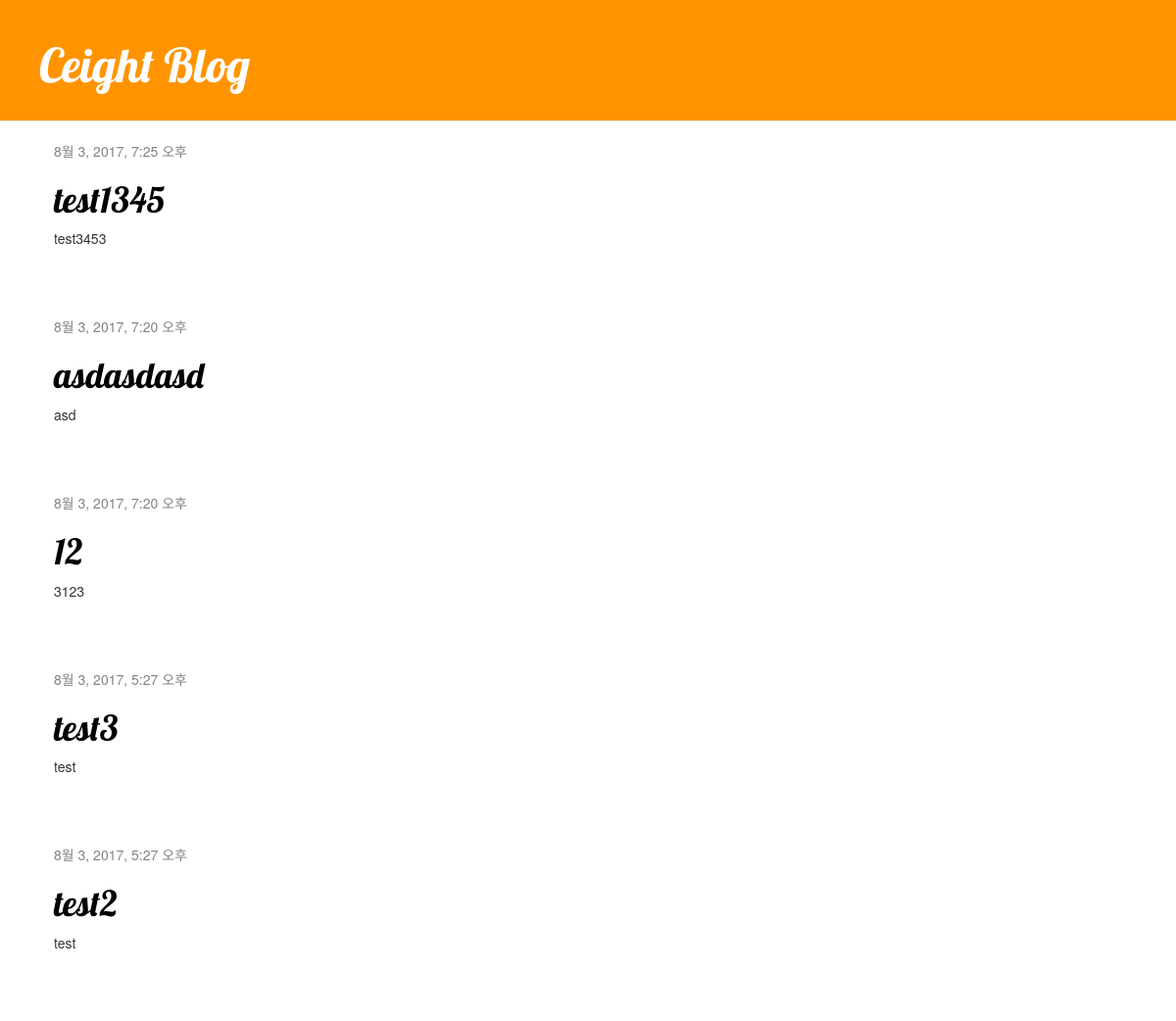
The page / on the database its author committed.
### blog/models.py (models this page shows, shortened)
class Post(models.Model):                       # Post 모델 정의
    author = models.ForeignKey('auth.User')
    title = models.CharField(max_length=200)
    text = models.TextField()
    created_date = models.DateTimeField(default=timezone.now)
    published_date = models.DateTimeField(blank=True, null=True)

### blog/views.py (the view)
# urls.py: url(r'^$', views.post_list, name='post_list'),
def post_list(request):
    posts = Post.objects.filter(published_date__lte=timezone.now()).order_by('-published_date')
    return render(request, 'blog/post_list.html', {'posts': posts})

### blog/templates/blog/post_list.html
{% extends 'blog/index.html' %}
{% block content %}
    {% for post in posts %}
        <div class="post">
            <div class="date">
                {{ post.published_date }}
            </div>
            <h1><a href="{% url 'post_detail' pk=post.pk %}">{{ post.title }}</a></h1>
            <p>{{ post.text|linebreaksbr }}</p>
        </div>
    {% endfor %}
{% endblock %}

### blog/templates/blog/index.html (shortened to what this page needs)
{% load staticfiles %}
<html>
    <head>
        <link rel="stylesheet" href="//maxcdn.bootstrapcdn.com/bootstrap/3.2.0/css/bootstrap.min.css">
        <link rel="stylesheet" href="//maxcdn.bootstrapcdn.com/bootstrap/3.2.0/css/bootstrap-theme.min.css">
        <link rel="stylesheet" href="{% static 'css/style.css' %}">
    </head>
    <body>
        <div class="page-header">
            <h1><a href="/">Ceight Blog</a></h1>
        </div>
        <div class="content container">
            <div class="row">
                <div class="col-md-8">
                {% block content %}
                {% endblock %}
                </div>
            </div>
        </div>
    </body>
</html>

### blog/static/css/style.css (style rules this page uses)
.page-header { background-color: #ff9400; margin-top: 0; padding: 20px 20px 20px 40px; }
.page-header h1, .page-header h1 a, .page-header h1 a:visited, .page-header h1 a:active { color: #ffffff; font-size: 36pt; text-decoration: none; }
.content { margin-left: 40px; }
h1, h2, h3, h4 { font-family: 'Lobster', cursive; }
.date { color: #828282; }
.post { margin-bottom: 70px; }
.post h1 a, .post h1 a:visited { color: #000000; }

### rows shown on the page
Post: published_date "8월 3, 2017, 7:25 오후", title "test1345", text "test3453"
Post: published_date "8월 3, 2017, 7:20 오후", title "asdasdasd", text "asd"
Post: published_date "8월 3, 2017, 7:20 오후", title "12", text "3123"
Post: published_date "8월 3, 2017, 5:27 오후", title "test3", text "test"
Post: published_date "8월 3, 2017, 5:27 오후", title "test2", text "test"
